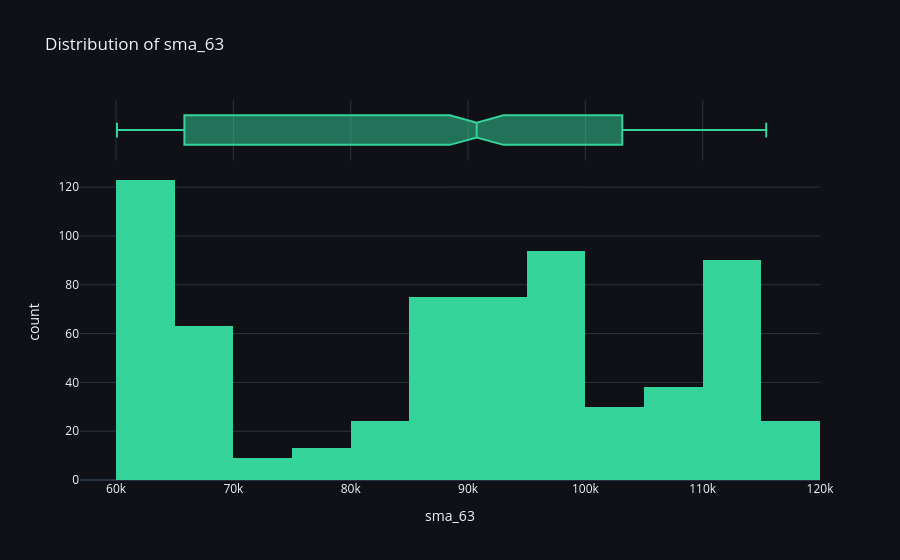

The notebook cell saved with this chart:
### Markdown cell above
## 4. Feature Distribution & Outliers
Understanding feature behavior across different market conditions.

### Code cell
fig_dist = px.histogram(
    df.to_pandas(), 
    x=top_feat, 
    marginal="box", 
    title=f"Distribution of {top_feat}", 
    color_discrete_sequence=['#34d399']
)
fig_dist.update_layout(
    template="plotly_dark",
    plot_bgcolor='#0f1117',
    paper_bgcolor='#0f1117'
)
fig_dist.show()

### Figure 1 — Plotly figure (JSON) as saved in the notebook; plotly's stock layout.template omitted (floating-point values rounded to 4 significant figures; data arrays with more than 128 entries replaced by an {"elided": "..."} marker saying what was removed)
{"data": [{"bingroup": "x", "hovertemplate": "sma_63=%{x}<br>count=%{y}<extra></extra>", "legendgroup": "", "marker": {"color": "#34d399", "pattern": {"shape": ""}}, "name": "", "orientation": "v", "showlegend": false, "type": "histogram", "x": {"elided": "658 float values"}, "xaxis": "x", "yaxis": "y"}, {"hovertemplate": "sma_63=%{x}<extra></extra>", "legendgroup": "", "marker": {"color": "#34d399"}, "name": "", "notched": true, "showlegend": false, "type": "box", "x": {"elided": "658 float values"}, "xaxis": "x2", "yaxis": "y2"}], "layout": {"barmode": "relative", "legend": {"tracegroupgap": 0}, "paper_bgcolor": "#0f1117", "plot_bgcolor": "#0f1117", "title": {"text": "Distribution of sma_63"}, "xaxis": {"anchor": "y", "domain": [0, 1], "title": {"text": "sma_63"}}, "xaxis2": {"anchor": "y2", "domain": [0, 1], "matches": "x", "showgrid": true, "showticklabels": false}, "yaxis": {"anchor": "x", "domain": [0, 0.8316], "title": {"text": "count"}}, "yaxis2": {"anchor": "x2", "domain": [0.8416, 1], "matches": "y2", "showgrid": false, "showline": false, "showticklabels": false, "ticks": ""}}}
